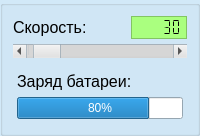
      <widget class="QGroupBox" name="batteryAndFeedrateGroupBox">
       <property name="sizePolicy">
        <sizepolicy hsizetype="Preferred" vsizetype="Preferred">
         <horstretch>3</horstretch>
         <verstretch>0</verstretch>
        </sizepolicy>
       </property>
       <property name="palette">
        <palette>
         <active>
          <colorrole role="Base">
           <brush brushstyle="SolidPattern">
            <color alpha="255">
             <red>255</red>
             <green>255</green>
             <blue>255</blue>
            </color>
           </brush>
          </colorrole>
          <colorrole role="Window">
           <brush brushstyle="SolidPattern">
            <color alpha="255">
             <red>210</red>
             <green>233</green>
             <blue>248</blue>
            </color>
           </brush>
          </colorrole>
         </active>
         <inactive>
          <colorrole role="Base">
           <brush brushstyle="SolidPattern">
            <color alpha="255">
             <red>255</red>
             <green>255</green>
             <blue>255</blue>
            </color>
           </brush>
          </colorrole>
          <colorrole role="Window">
           <brush brushstyle="SolidPattern">
            <color alpha="255">
             <red>210</red>
             <green>233</green>
             <blue>248</blue>
            </color>
           </brush>
          </colorrole>
         </inactive>
         <disabled>
          <colorrole role="Base">
           <brush brushstyle="SolidPattern">
            <color alpha="255">
             <red>210</red>
             <green>233</green>
             <blue>248</blue>
            </color>
           </brush>
          </colorrole>
          <colorrole role="Window">
           <brush brushstyle="SolidPattern">
            <color alpha="255">
             <red>210</red>
             <green>233</green>
             <blue>248</blue>
            </color>
           </brush>
          </colorrole>
         </disabled>
        </palette>
       </property>
       <property name="styleSheet">
        <string notr="true"/>
       </property>
       <layout class="QVBoxLayout" name="verticalLayout_15">
        <property name="spacing">
         <number>0</number>
        </property>
        <property name="leftMargin">
         <number>5</number>
        </property>
        <property name="topMargin">
         <number>5</number>
        </property>
        <property name="rightMargin">
         <number>5</number>
        </property>
        <property name="bottomMargin">
         <number>5</number>
        </property>
        <item>
         <widget class="QWidget" name="feedrateWidget" native="true">
          <layout class="QGridLayout" name="gridLayout_31">
           <property name="leftMargin">
            <number>5</number>
           </property>
           <property name="topMargin">
            <number>5</number>
           </property>
           <property name="rightMargin">
            <number>5</number>
           </property>
           <property name="bottomMargin">
            <number>5</number>
           </property>
           <property name="spacing">
            <number>5</number>
           </property>
           <item row="1" column="0" colspan="2">
            <widget class="QScrollBar" name="feedrateScrollBar">
             <property name="palette">
              <palette>
               <active>
                <colorrole role="WindowText">
                 <brush brushstyle="SolidPattern">
                  <color alpha="255">
                   <red>0</red>
                   <green>0</green>
                   <blue>0</blue>
                  </color>
                 </brush>
                </colorrole>
                <colorrole role="Button">
                 <brush brushstyle="SolidPattern">
                  <color alpha="255">
                   <red>223</red>
                   <green>223</green>
                   <blue>223</blue>
                  </color>
                 </brush>
                </colorrole>
                <colorrole role="Midlight">
                 <brush brushstyle="SolidPattern">
                  <color alpha="255">
                   <red>227</red>
                   <green>227</green>
                   <blue>227</blue>
                  </color>
                 </brush>
                </colorrole>
                <colorrole role="Dark">
                 <brush brushstyle="SolidPattern">
                  <color alpha="255">
                   <red>160</red>
                   <green>160</green>
                   <blue>160</blue>
                  </color>
                 </brush>
                </colorrole>
                <colorrole role="Text">
                 <brush brushstyle="SolidPattern">
                  <color alpha="255">
                   <red>0</red>
                   <green>0</green>
                   <blue>0</blue>
                  </color>
                 </brush>
                </colorrole>
                <colorrole role="ButtonText">
                 <brush brushstyle="SolidPattern">
                  <color alpha="255">
                   <red>0</red>
                   <green>0</green>
                   <blue>0</blue>
                  </color>
                 </brush>
                </colorrole>
                <colorrole role="Shadow">
                 <brush brushstyle="SolidPattern">
                  <color alpha="255">
                   <red>105</red>
                   <green>105</green>
                   <blue>105</blue>
                  </color>
                 </brush>
                </colorrole>
                <colorrole role="AlternateBase">
                 <brush brushstyle="SolidPattern">
                  <color alpha="255">
                   <red>223</red>
                   <green>223</green>
                   <blue>223</blue>
                  </color>
                 </brush>
                </colorrole>
                <colorrole role="PlaceholderText">
                 <brush brushstyle="NoBrush">
                  <color alpha="128">
                   <red>0</red>
                   <green>0</green>
                   <blue>0</blue>
                  </color>
                 </brush>
                </colorrole>
               </active>
               <inactive>
                <colorrole role="WindowText">
                 <brush brushstyle="SolidPattern">
                  <color alpha="255">
                   <red>0</red>
                   <green>0</green>
                   <blue>0</blue>
                  </color>
                 </brush>
                </colorrole>
                <colorrole role="Button">
                 <brush brushstyle="SolidPattern">
                  <color alpha="255">
                   <red>223</red>
                   <green>223</green>
                   <blue>223</blue>
                  </color>
                 </brush>
                </colorrole>
                <colorrole role="Midlight">
                 <brush brushstyle="SolidPattern">
                  <color alpha="255">
                   <red>227</red>
                   <green>227</green>
                   <blue>227</blue>
                  </color>
                 </brush>
                </colorrole>
                <colorrole role="Dark">
                 <brush brushstyle="SolidPattern">
                  <color alpha="255">
                   <red>160</red>
                   <green>160</green>
                   <blue>160</blue>
                  </color>
                 </brush>
                </colorrole>
                <colorrole role="Text">
                 <brush brushstyle="SolidPattern">
                  <color alpha="255">
                   <red>0</red>
                   <green>0</green>
                   <blue>0</blue>
                  </color>
                 </brush>
                </colorrole>
                <colorrole role="ButtonText">
                 <brush brushstyle="SolidPattern">
                  <color alpha="255">
                   <red>0</red>
                   <green>0</green>
                   <blue>0</blue>
                  </color>
                 </brush>
                </colorrole>
                <colorrole role="Shadow">
                 <brush brushstyle="SolidPattern">
                  <color alpha="255">
                   <red>105</red>
                   <green>105</green>
                   <blue>105</blue>
                  </color>
                 </brush>
                </colorrole>
                <colorrole role="AlternateBase">
                 <brush brushstyle="SolidPattern">
                  <color alpha="255">
                   <red>223</red>
                   <green>223</green>
                   <blue>223</blue>
                  </color>
                 </brush>
                </colorrole>
                <colorrole role="PlaceholderText">
                 <brush brushstyle="NoBrush">
                  <color alpha="128">
                   <red>0</red>
                   <green>0</green>
                   <blue>0</blue>
                  </color>
                 </brush>
                </colorrole>
               </inactive>
               <disabled>
                <colorrole role="WindowText">
                 <brush brushstyle="SolidPattern">
                  <color alpha="255">
                   <red>223</red>
                   <green>223</green>
                   <blue>223</blue>
                  </color>
                 </brush>
                </colorrole>
                <colorrole role="Button">
                 <brush brushstyle="SolidPattern">
                  <color alpha="255">
                   <red>223</red>
                   <green>223</green>
                   <blue>223</blue>
                  </color>
                 </brush>
                </colorrole>
                <colorrole role="Midlight">
                 <brush brushstyle="SolidPattern">
                  <color alpha="255">
                   <red>227</red>
                   <green>227</green>
                   <blue>227</blue>
                  </color>
                 </brush>
                </colorrole>
                <colorrole role="Dark">
                 <brush brushstyle="SolidPattern">
                  <color alpha="255">
                   <red>160</red>
                   <green>160</green>
                   <blue>160</blue>
                  </color>
                 </brush>
                </colorrole>
                <colorrole role="Text">
                 <brush brushstyle="SolidPattern">
                  <color alpha="255">
                   <red>160</red>
                   <green>160</green>
                   <blue>160</blue>
                  </color>
                 </brush>
                </colorrole>
                <colorrole role="ButtonText">
                 <brush brushstyle="SolidPattern">
                  <color alpha="255">
                   <red>160</red>
                   <green>160</green>
                   <blue>160</blue>
                  </color>
                 </brush>
                </colorrole>
                <colorrole role="Shadow">
                 <brush brushstyle="SolidPattern">
                  <color alpha="255">
                   <red>105</red>
                   <green>105</green>
                   <blue>105</blue>
                  </color>
                 </brush>
                </colorrole>
                <colorrole role="AlternateBase">
                 <brush brushstyle="SolidPattern">
                  <color alpha="255">
                   <red>223</red>
                   <green>223</green>
                   <blue>223</blue>
                  </color>
                 </brush>
                </colorrole>
                <colorrole role="PlaceholderText">
                 <brush brushstyle="NoBrush">
                  <color alpha="128">
                   <red>0</red>
                   <green>0</green>
                   <blue>0</blue>
                  </color>
                 </brush>
                </colorrole>
               </disabled>
              </palette>
             </property>
             <property name="maximum">
              <number>500</number>
             </property>
             <property name="singleStep">
              <number>1</number>
             </property>
             <property name="pageStep">
              <number>10</number>
             </property>
             <property name="value">
              <number>30</number>
             </property>
             <property name="orientation">
              <enum>Qt::Horizontal</enum>
             </property>
            </widget>
           </item>
           <item row="0" column="0">
            <widget class="QLabel" name="feedrateLabel">
             <property name="sizePolicy">
              <sizepolicy hsizetype="Preferred" vsizetype="Preferred">
               <horstretch>2</horstretch>
               <verstretch>0</verstretch>
              </sizepolicy>
             </property>
             <property name="font">
              <font>
               <pointsize>12</pointsize>
              </font>
             </property>
             <property name="text">
              <string>Скорость:</string>
             </property>
            </widget>
           </item>
           <item row="0" column="1">
            <widget class="QLCDNumber" name="feedrateLcdNumber">
             <property name="sizePolicy">
              <sizepolicy hsizetype="Preferred" vsizetype="Minimum">
               <horstretch>1</horstretch>
               <verstretch>0</verstretch>
              </sizepolicy>
             </property>
             <property name="palette">
              <palette>
               <active>
                <colorrole role="WindowText">
                 <brush brushstyle="SolidPattern">
                  <color alpha="255">
                   <red>0</red>
                   <green>0</green>
                   <blue>0</blue>
                  </color>
                 </brush>
                </colorrole>
                <colorrole role="Button">
                 <brush brushstyle="SolidPattern">
                  <color alpha="255">
                   <red>170</red>
                   <green>255</green>
                   <blue>127</blue>
                  </color>
                 </brush>
                </colorrole>
                <colorrole role="Light">
                 <brush brushstyle="SolidPattern">
                  <color alpha="255">
                   <red>255</red>
                   <green>255</green>
                   <blue>255</blue>
                  </color>
                 </brush>
                </colorrole>
                <colorrole role="Midlight">
                 <brush brushstyle="SolidPattern">
                  <color alpha="255">
                   <red>212</red>
                   <green>255</green>
                   <blue>191</blue>
                  </color>
                 </brush>
                </colorrole>
                <colorrole role="Dark">
                 <brush brushstyle="SolidPattern">
                  <color alpha="255">
                   <red>85</red>
                   <green>127</green>
                   <blue>63</blue>
                  </color>
                 </brush>
                </colorrole>
                <colorrole role="Mid">
                 <brush brushstyle="SolidPattern">
                  <color alpha="255">
                   <red>113</red>
                   <green>170</green>
                   <blue>84</blue>
                  </color>
                 </brush>
                </colorrole>
                <colorrole role="Text">
                 <brush brushstyle="SolidPattern">
                  <color alpha="255">
                   <red>0</red>
                   <green>0</green>
                   <blue>0</blue>
                  </color>
                 </brush>
                </colorrole>
                <colorrole role="BrightText">
                 <brush brushstyle="SolidPattern">
                  <color alpha="255">
                   <red>255</red>
                   <green>255</green>
                   <blue>255</blue>
                  </color>
                 </brush>
                </colorrole>
                <colorrole role="ButtonText">
                 <brush brushstyle="SolidPattern">
                  <color alpha="255">
                   <red>0</red>
                   <green>0</green>
                   <blue>0</blue>
                  </color>
                 </brush>
                </colorrole>
                <colorrole role="Base">
                 <brush brushstyle="SolidPattern">
                  <color alpha="255">
                   <red>255</red>
                   <green>255</green>
                   <blue>255</blue>
                  </color>
                 </brush>
                </colorrole>
                <colorrole role="Window">
                 <brush brushstyle="SolidPattern">
                  <color alpha="255">
                   <red>170</red>
                   <green>255</green>
                   <blue>127</blue>
                  </color>
                 </brush>
                </colorrole>
                <colorrole role="Shadow">
                 <brush brushstyle="SolidPattern">
                  <color alpha="255">
                   <red>0</red>
                   <green>0</green>
                   <blue>0</blue>
                  </color>
                 </brush>
                </colorrole>
                <colorrole role="AlternateBase">
                 <brush brushstyle="SolidPattern">
                  <color alpha="255">
                   <red>212</red>
                   <green>255</green>
                   <blue>191</blue>
                  </color>
                 </brush>
                </colorrole>
                <colorrole role="ToolTipBase">
                 <brush brushstyle="SolidPattern">
                  <color alpha="255">
                   <red>255</red>
                   <green>255</green>
                   <blue>220</blue>
                  </color>
                 </brush>
                </colorrole>
                <colorrole role="ToolTipText">
                 <brush brushstyle="SolidPattern">
                  <color alpha="255">
                   <red>0</red>
                   <green>0</green>
                   <blue>0</blue>
                  </color>
                 </brush>
                </colorrole>
                <colorrole role="PlaceholderText">
                 <brush brushstyle="NoBrush">
                  <color alpha="128">
                   <red>0</red>
                   <green>0</green>
                   <blue>0</blue>
                  </color>
                 </brush>
                </colorrole>
               </active>
               <inactive>
                <colorrole role="WindowText">
                 <brush brushstyle="SolidPattern">
                  <color alpha="255">
                   <red>0</red>
                   <green>0</green>
                   <blue>0</blue>
                  </color>
                 </brush>
                </colorrole>
                <colorrole role="Button">
                 <brush brushstyle="SolidPattern">
                  <color alpha="255">
                   <red>170</red>
                   <green>255</green>
                   <blue>127</blue>
                  </color>
                 </brush>
                </colorrole>
                <colorrole role="Light">
                 <brush brushstyle="SolidPattern">
                  <color alpha="255">
                   <red>255</red>
                   <green>255</green>
                   <blue>255</blue>
                  </color>
                 </brush>
                </colorrole>
                <colorrole role="Midlight">
                 <brush brushstyle="SolidPattern">
                  <color alpha="255">
                   <red>212</red>
                   <green>255</green>
                   <blue>191</blue>
                  </color>
                 </brush>
                </colorrole>
                <colorrole role="Dark">
                 <brush brushstyle="SolidPattern">
                  <color alpha="255">
                   <red>85</red>
                   <green>127</green>
                   <blue>63</blue>
                  </color>
                 </brush>
                </colorrole>
                <colorrole role="Mid">
                 <brush brushstyle="SolidPattern">
                  <color alpha="255">
                   <red>113</red>
                   <green>170</green>
                   <blue>84</blue>
                  </color>
                 </brush>
                </colorrole>
                <colorrole role="Text">
                 <brush brushstyle="SolidPattern">
                  <color alpha="255">
                   <red>0</red>
                   <green>0</green>
                   <blue>0</blue>
                  </color>
                 </brush>
                </colorrole>
                <colorrole role="BrightText">
                 <brush brushstyle="SolidPattern">
                  <color alpha="255">
                   <red>255</red>
                   <green>255</green>
                   <blue>255</blue>
                  </color>
                 </brush>
                </colorrole>
                <colorrole role="ButtonText">
                 <brush brushstyle="SolidPattern">
                  <color alpha="255">
                   <red>0</red>
                   <green>0</green>
                   <blue>0</blue>
                  </color>
                 </brush>
                </colorrole>
                <colorrole role="Base">
                 <brush brushstyle="SolidPattern">
                  <color alpha="255">
                   <red>255</red>
                   <green>255</green>
                   <blue>255</blue>
                  </color>
                 </brush>
                </colorrole>
                <colorrole role="Window">
                 <brush brushstyle="SolidPattern">
                  <color alpha="255">
                   <red>170</red>
                   <green>255</green>
                   <blue>127</blue>
                  </color>
                 </brush>
                </colorrole>
                <colorrole role="Shadow">
                 <brush brushstyle="SolidPattern">
                  <color alpha="255">
                   <red>0</red>
                   <green>0</green>
                   <blue>0</blue>
                  </color>
                 </brush>
                </colorrole>
                <colorrole role="AlternateBase">
                 <brush brushstyle="SolidPattern">
                  <color alpha="255">
                   <red>212</red>
                   <green>255</green>
                   <blue>191</blue>
                  </color>
                 </brush>
                </colorrole>
                <colorrole role="ToolTipBase">
                 <brush brushstyle="SolidPattern">
                  <color alpha="255">
                   <red>255</red>
                   <green>255</green>
                   <blue>220</blue>
                  </color>
                 </brush>
                </colorrole>
                <colorrole role="ToolTipText">
                 <brush brushstyle="SolidPattern">
                  <color alpha="255">
                   <red>0</red>
                   <green>0</green>
                   <blue>0</blue>
                  </color>
                 </brush>
                </colorrole>
                <colorrole role="PlaceholderText">
                 <brush brushstyle="NoBrush">
                  <color alpha="128">
                   <red>0</red>
                   <green>0</green>
                   <blue>0</blue>
                  </color>
                 </brush>
                </colorrole>
               </inactive>
               <disabled>
                <colorrole role="WindowText">
                 <brush brushstyle="SolidPattern">
                  <color alpha="255">
                   <red>85</red>
                   <green>127</green>
                   <blue>63</blue>
                  </color>
                 </brush>
                </colorrole>
                <colorrole role="Button">
                 <brush brushstyle="SolidPattern">
                  <color alpha="255">
                   <red>170</red>
                   <green>255</green>
                   <blue>127</blue>
                  </color>
                 </brush>
                </colorrole>
                <colorrole role="Light">
                 <brush brushstyle="SolidPattern">
                  <color alpha="255">
                   <red>255</red>
                   <green>255</green>
                   <blue>255</blue>
                  </color>
                 </brush>
                </colorrole>
                <colorrole role="Midlight">
                 <brush brushstyle="SolidPattern">
                  <color alpha="255">
                   <red>212</red>
                   <green>255</green>
                   <blue>191</blue>
                  </color>
                 </brush>
                </colorrole>
                <colorrole role="Dark">
                 <brush brushstyle="SolidPattern">
                  <color alpha="255">
                   <red>85</red>
                   <green>127</green>
                   <blue>63</blue>
                  </color>
                 </brush>
                </colorrole>
                <colorrole role="Mid">
                 <brush brushstyle="SolidPattern">
                  <color alpha="255">
                   <red>113</red>
                   <green>170</green>
                   <blue>84</blue>
                  </color>
                 </brush>
                </colorrole>
                <colorrole role="Text">
                 <brush brushstyle="SolidPattern">
                  <color alpha="255">
                   <red>85</red>
                   <green>127</green>
                   <blue>63</blue>
                  </color>
                 </brush>
                </colorrole>
                <colorrole role="BrightText">
                 <brush brushstyle="SolidPattern">
                  <color alpha="255">
                   <red>255</red>
                   <green>255</green>
                   <blue>255</blue>
                  </color>
                 </brush>
                </colorrole>
                <colorrole role="ButtonText">
                 <brush brushstyle="SolidPattern">
                  <color alpha="255">
                   <red>85</red>
                   <green>127</green>
                   <blue>63</blue>
                  </color>
                 </brush>
                </colorrole>
                <colorrole role="Base">
                 <brush brushstyle="SolidPattern">
                  <color alpha="255">
                   <red>170</red>
                   <green>255</green>
                   <blue>127</blue>
                  </color>
                 </brush>
                </colorrole>
                <colorrole role="Window">
                 <brush brushstyle="SolidPattern">
                  <color alpha="255">
                   <red>170</red>
                   <green>255</green>
                   <blue>127</blue>
                  </color>
                 </brush>
                </colorrole>
                <colorrole role="Shadow">
                 <brush brushstyle="SolidPattern">
                  <color alpha="255">
                   <red>0</red>
                   <green>0</green>
                   <blue>0</blue>
                  </color>
                 </brush>
                </colorrole>
                <colorrole role="AlternateBase">
                 <brush brushstyle="SolidPattern">
                  <color alpha="255">
                   <red>170</red>
                   <green>255</green>
                   <blue>127</blue>
                  </color>
                 </brush>
                </colorrole>
                <colorrole role="ToolTipBase">
                 <brush brushstyle="SolidPattern">
                  <color alpha="255">
                   <red>255</red>
                   <green>255</green>
                   <blue>220</blue>
                  </color>
                 </brush>
                </colorrole>
                <colorrole role="ToolTipText">
                 <brush brushstyle="SolidPattern">
                  <color alpha="255">
                   <red>0</red>
                   <green>0</green>
                   <blue>0</blue>
                  </color>
                 </brush>
                </colorrole>
                <colorrole role="PlaceholderText">
                 <brush brushstyle="NoBrush">
                  <color alpha="128">
                   <red>0</red>
                   <green>0</green>
                   <blue>0</blue>
                  </color>
                 </brush>
                </colorrole>
               </disabled>
              </palette>
             </property>
             <property name="font">
              <font>
               <pointsize>14</pointsize>
               <weight>50</weight>
               <italic>false</italic>
               <bold>false</bold>
               <kerning>true</kerning>
              </font>
             </property>
             <property name="autoFillBackground">
              <bool>true</bool>
             </property>
             <property name="frameShape">
              <enum>QFrame::StyledPanel</enum>
             </property>
             <property name="lineWidth">
              <number>1</number>
             </property>
             <property name="smallDecimalPoint">
              <bool>true</bool>
             </property>
             <property name="segmentStyle">
              <enum>QLCDNumber::Flat</enum>
             </property>
             <property name="intValue" stdset="0">
              <number>30</number>
             </property>
            </widget>
           </item>
          </layout>
         </widget>
        </item>
        <item>
         <widget class="QWidget" name="batteryWidget" native="true">
          <layout class="QVBoxLayout" name="verticalLayout_18">
           <item>
            <widget class="QLabel" name="batteryLabel">
             <property name="font">
              <font>
               <pointsize>12</pointsize>
              </font>
             </property>
             <property name="text">
              <string>Заряд батареи:</string>
             </property>
            </widget>
           </item>
           <item>
            <widget class="QProgressBar" name="batteryProgressBar">
             <property name="value">
              <number>80</number>
             </property>
             <property name="textVisible">
              <bool>true</bool>
             </property>
             <property name="orientation">
              <enum>Qt::Horizontal</enum>
             </property>
             <property name="invertedAppearance">
              <bool>false</bool>
             </property>
            </widget>
           </item>
          </layout>
         </widget>
        </item>
       </layout>
      </widget>
